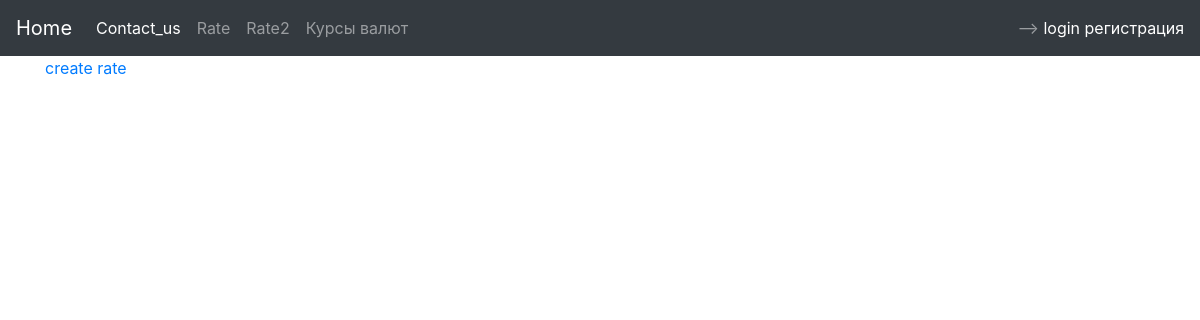
Page /currency/kurs/ on the earlier database version.
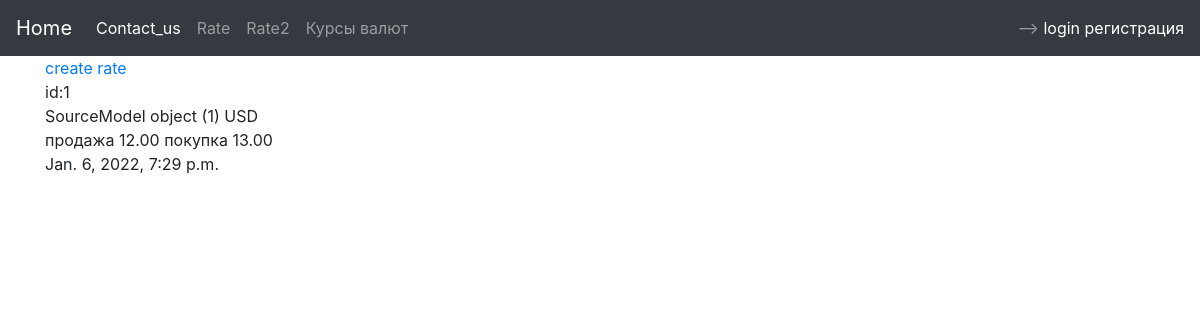
Same page on the later database version.
### currency/models.py (models this page shows)
class Rate2(models.Model):
    sale = models.DecimalField(max_digits=5, decimal_places=2)
    buy = models.DecimalField(max_digits=5, decimal_places=2)
    source = models.ForeignKey(SourceModel, on_delete=models.CASCADE)
    created = models.DateTimeField(auto_now_add=True)
    type = models.CharField(max_length=3, choices=MCH.RATE2_TYPES)

class SourceModel(models.Model):
    name = models.CharField(max_length=24)

### currency/views.py (the view)
# urls.py: path('kurs/', KursListViews.as_view(), name="kurs-list"),
class KursListViews(ListView):
    model = Rate2
    template_name = "kurs_list.html"

### currency/templates/kurs_list.html (shortened to what this page needs)
{%extends 'base.html'%}
{%block main_content%}
<a href="{%url 'rate-create2'%}">create rate</a></br>
{%for i in rate2_list%}
id:{{i.id}}
{{i.source}} {{i.type}}</br>
продажа {{i.sale}}
покупка {{i.buy}}
{{i.created}}
{%endfor%}
{%endblock%}

### currency/templates/base.html (shortened to what this page needs)
<!DOCTYPE html>
<html lang="en">
<head>
    <link rel="stylesheet" href="https://cdn.jsdelivr.net/npm/bootstrap@4.6.1/dist/css/bootstrap.min.css">
</head>
<body>
{%include 'includes/nav.html'%}
<div class="container">
    {%block main_content%}
    {%endblock%}
</div>
</body>
</html>

### currency/templates/includes/nav.html (shortened to what this page needs)
<nav class="navbar navbar-expand-lg navbar-dark bg-dark">
    <a class="navbar-brand" href="{%url 'index'%}">Home</a>
    <div class="collapse navbar-collapse" id="navbarText">
        <ul class="navbar-nav mr-auto">
            <li class="nav-item active">
                <a class="nav-link" href="{%url 'contact_us_create'%}">Contact_us</a>
            </li>
            <li class="nav-item">
                <a class="nav-link" href="{%url 'rate-list'%}">Rate</a>
            </li>
            <li class="nav-item">
                <a class="nav-link" href="{%url 'rate-list2'%}">Rate2</a>
            </li>
            <li class="nav-item">
                <a class="nav-link" href="{%url 'kurs-list'%}">Курсы валют</a>
            </li>
        </ul>
        <span class="navbar-text">
      {% if not request.user.is_authenticated%}-->
            <a href="{%url 'login'%}">login</a>
            <a href="{%url 'accounts:sing-up'%}">регистрация</a>
      {% else %}
      {{request.user.email}}
            <a href="{%url 'logout'%}">logout</a>
            <a href="{%url 'accounts:my-profile' request.user.id %}">мой профиль</a>
                {% endif %}
    </span>
    </div>
</nav>

Differences in the rows shown:
added Rate2: id "1", source "SourceModel object (1)", type "USD", sale "12.00", buy "13.00", created "Jan. 6, 2022, 7:29 p.m."
